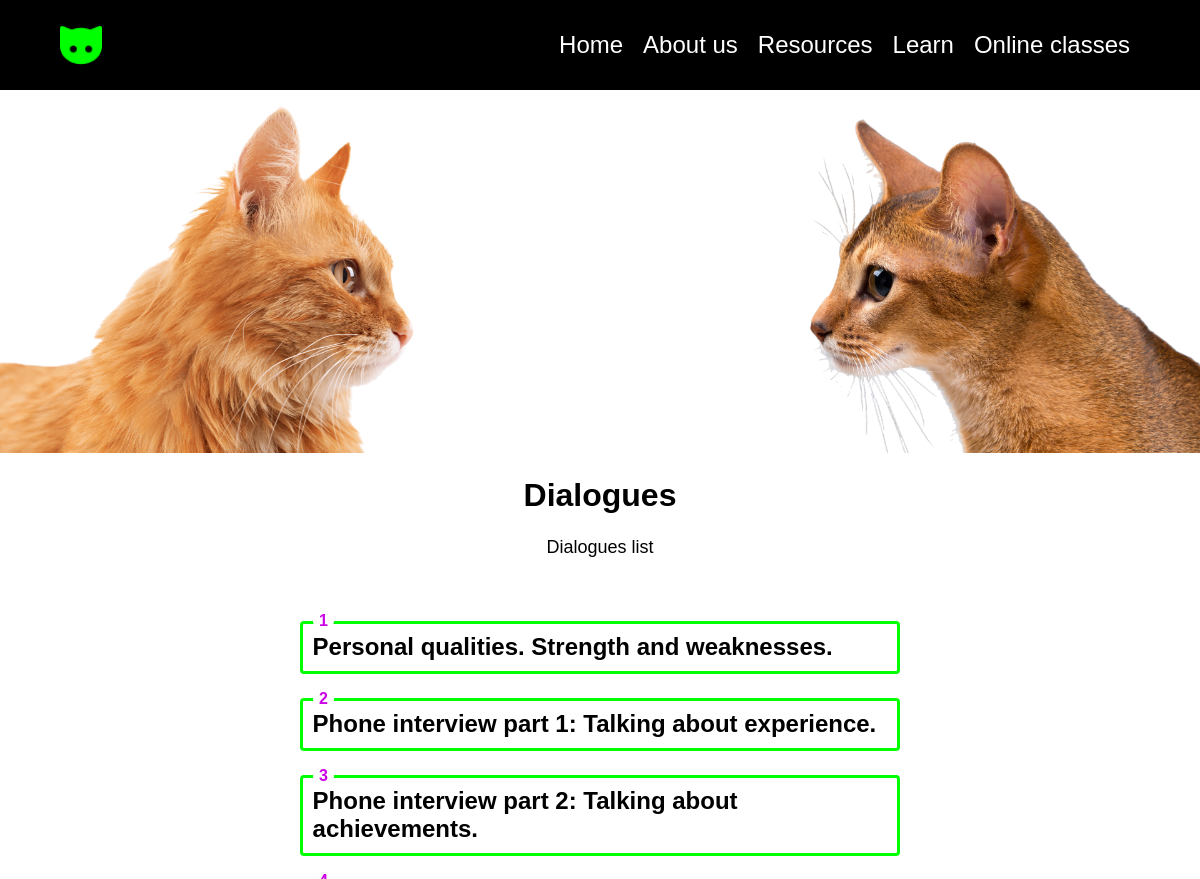
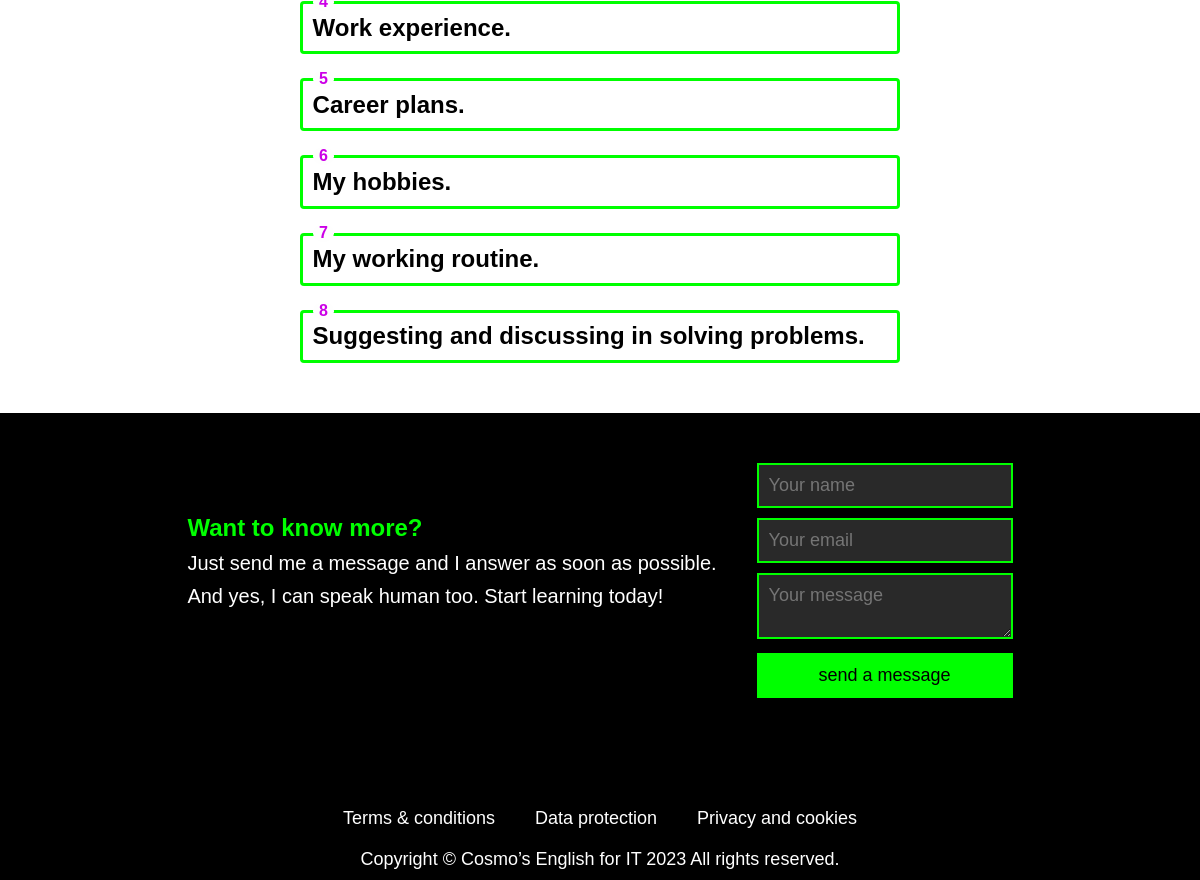
Screenshot of /learn/dialogues with the database file from the repository (2 pictures, top to bottom).
### main/models.py (models this page shows, shortened)
class Dialogue(models.Model):
    title = models.CharField(max_length=100)
    content = models.TextField(blank=True)
    words = models.TextField()
    class Meta:
        ordering = ['id']

### main/views.py (the view)
# urls.py: path('learn/dialogues', views.dialogues, name='dialogues'),
def dialogues(request):
    dialogues = Dialogue.objects.all()
    return render(request, 'main/dialogues.html', {'dialogues': dialogues})

### main/templates/main/dialogues.html (shortened to what this page needs)
{% extends 'main/base.html' %}
{% load static %}
{% block content %}
<div class="body_books">
    <img src="{% static 'images/dialtitle.png' %}" alt="Dialogues" class="responsive">
    <div class="text-text">
        <h1>Dialogues</h1>
        <p>Dialogues list</p>
    </div>
    <ol class="list-dialogues">
        {% for d in dialogues %}
        <li><h2><a href="{% url 'dialogue' d.pk %}">{{d.title}}</a></h2>
        </li>
        {% endfor %}
    </ol>
</div>
{% endblock %}

### main/static/css/style.css (style rules this page uses)
:root { --bgcolor: #000000; --bgcolordif: #292929; --fontcolor: rgb(255, 255, 255); --fontselect: #00FF00; --fontselectdiff: #cc00e7; }
* { margin: 0; padding: 0; color: var(--fontcolor); font-family: Arial; box-sizing: border-box; }
p { font-size: 20px; }
.responsive { width: 100%; height: auto; justify-content: center; }

### main/static/css/about.css (style rules this page uses)
.responsive { width: 100%; height: auto; justify-content: center; }

### main/static/css/r_books.css (style rules this page uses)
.body_books { display: block; margin-bottom: 40px; }
.responsive { width: 100%; height: auto; justify-content: center; }
.text-text { max-width: 1100px; margin-left: auto; margin-right: auto; }
.text-text h1 { color: var(--bgcolor); font-size: 32px; font-weight: bold; text-align: center; margin: 20px 40px 20px 40px; }
.text-text p { color: var(--bgcolor); font-size: 18px; text-align: center; padding-bottom: 10px; line-height: 150%; margin: 20px 40px 20px 40px; }
.list-dialogues { margin: 50px 300px; list-style: none; counter-reset: li; }
.list-dialogues a { color: var(--bgcolor); text-decoration: none; }
.list-dialogues li { position: relative; margin-bottom: 1.5em; border: 3px solid #00FF00; padding: 0.6em; border-radius: 4px; color: #00FF00; }
.list-dialogues li:before { position: absolute; top: -0.7em; padding-left: 0.4em; padding-right: 0.4em; font-size: 16px; font-weight: bold; color: #CC00E7; background: #FEFEFE; border-radius: 50%; counter-increment: li; content: counter(li); }

### main/static/css/resources.css (style rules this page uses)
.responsive { width: 100%; height: auto; justify-content: center; }
.text-text { max-width: 1100px; margin-left: auto; margin-right: auto; }
.text-text h1 { color: var(--bgcolor); font-size: 32px; font-weight: bold; text-align: center; margin: 20px 40px 20px 40px; }
.text-text p { color: var(--bgcolor); font-size: 18px; text-align: center; padding-bottom: 10px; line-height: 150%; margin-bottom: 20px; }

### main/static/css/terms.css (style rules this page uses)
.responsive { width: 100%; height: auto; justify-content: center; }

### rows the page displays
Dialogue: title "Personal qualities. Strength and weaknesses."
Dialogue: title "Phone interview part 1: Talking about experience."
Dialogue: title "Phone interview part 2: Talking about achievements."
Dialogue: title "Work experience."
Dialogue: title "Career plans."
Dialogue: title "My hobbies."
Dialogue: title "My working routine."
Dialogue: title "Suggesting and discussing in solving problems."
